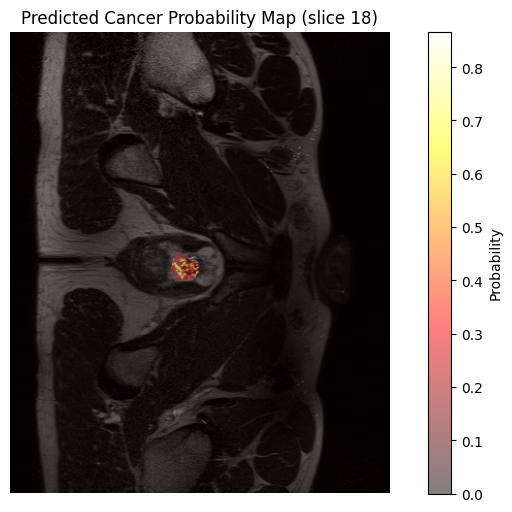
#> input picture data/test_patient/slices/slice_018.png, 512 x 512 px; its folder holds 4 pictures in this run
$ python generate_report.py
#> lines starting #> are read from the running program, lines starting #| are printed output that depends on the picture
from PIL import Image
import os

# Paths
IMG_DIR = 'data/test_patient/slices/'
OUTPUT_PDF = 'data/test_patient/prostate_prediction_report.pdf'

# Load all .png files and sort them
image_files = sorted(
    [f for f in os.listdir(IMG_DIR) if f.endswith('.png')],
    key=lambda x: int(x.split('_')[1].split('.')[0])  # Extract slice number
)

# Load images and convert to RGB
images = [Image.open(os.path.join(IMG_DIR, f)).convert('RGB') for f in image_files]
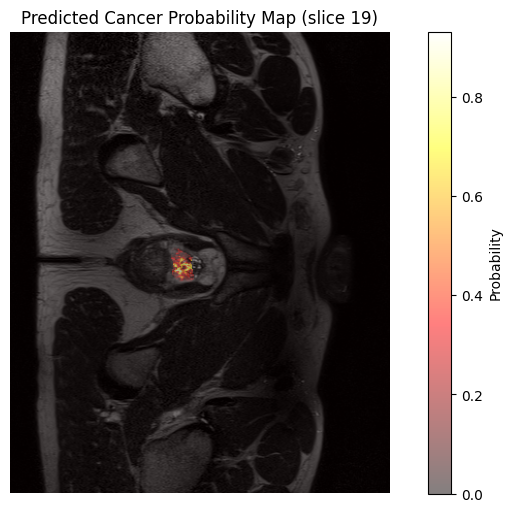
#> input picture data/test_patient/slices/slice_019.png, 512 x 512 px
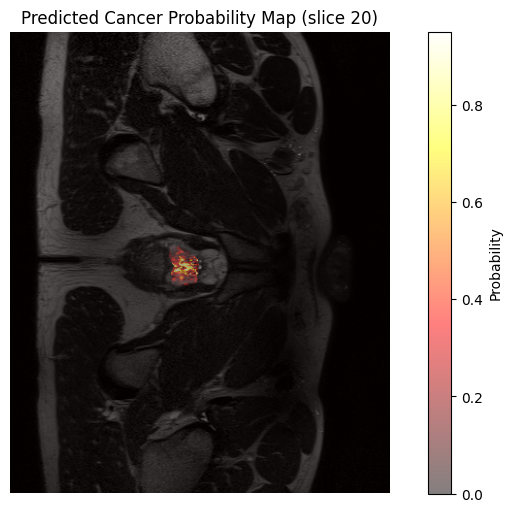
#> input picture data/test_patient/slices/slice_020.png, 512 x 512 px
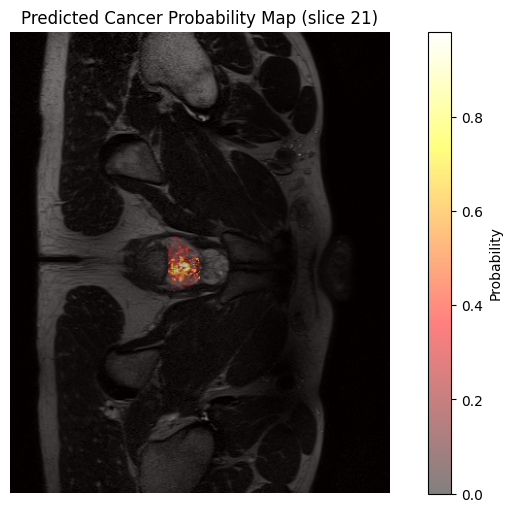
#> input picture data/test_patient/slices/slice_021.png, 512 x 512 px

# Save as multipage PDF
if images:
    images[0].save(OUTPUT_PDF, save_all=True, append_images=images[1:])
    print(f"[INFO] PDF report saved to: {OUTPUT_PDF}")
else:
    print("[WARNING] No PNG images found in the slice_overlays directory.")
